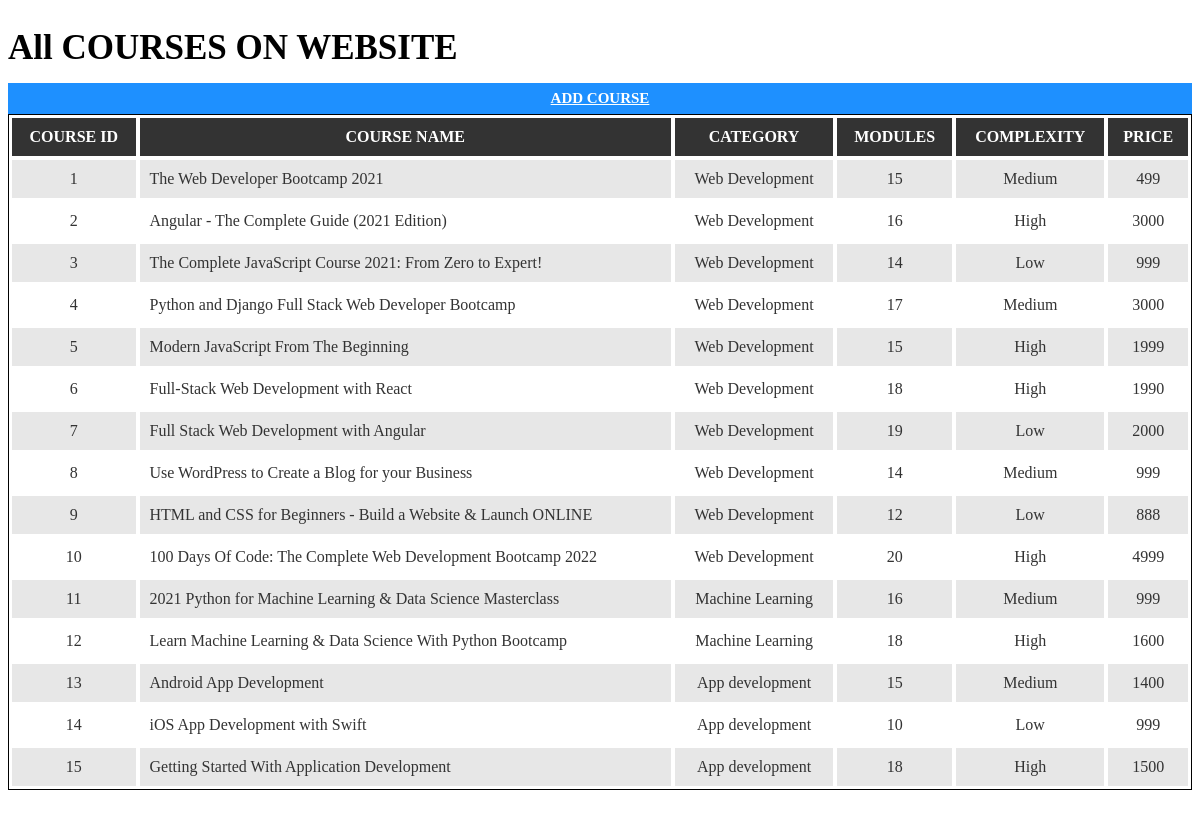
Page /admin/post.php on the committed database.
### tables this page shows
CREATE TABLE itcourses (
  Course_id int auto_increment ,
  Course_Name varchar(100) NOT NULL,
  Description varchar(2000) NOT NULL,
  Time int(11) NOT NULL,
  Duration int(11) NOT NULL,
  Modules int(11) NOT NULL,
  Price int(11) NOT NULL,
  Category int(5) NOT NULL,
  Complexity varchar(20) NOT NULL,
  course_img varchar(50) NOT NULL,
  Medium varchar(50) NOT NULL,
  Learning varchar(1500) NOT NULL,
  Requirement varchar(500) NOT NULL,
  ins_id int not null,
  primary key(`Course_id`)
);

CREATE TABLE `category` (
  `category_id` int(11) NOT NULL,
  `category_name` varchar(50) NOT NULL,
  `course` int(11) NOT NULL,
  primary key(`category_id`)
);

### admin/post.php (the view, shortened to what this page needs)
<!DOCTYPE html>
<html lang="en">
<head>
</head>
<div id="admin-content">
      <div class="container">
          <div class="row">
              <div class="col-md-10">
                  <h1 class="admin-heading">All COURSES ON WEBSITE</h1>
              </div>
              <div class="col-md-2">
                  <a class="add-new" href="add-post.php">add course</a>
              </div>
              <div class="col-md-12">
                <?php
                  include "config.php";
                  $sql = "SELECT * FROM itcourses
                  LEFT JOIN category ON itcourses.category = category.category_id
                  ORDER BY itcourses.Course_ID ";
                  $result = mysqli_query($conn, $sql) or die("Query Failed.");
                  if(mysqli_num_rows($result) > 0){
                ?>
                  <table class="content-table">
                      <thead>
                          <th>Course ID</th>
                          <th>Course Name</th>
                          <th>Category</th>
                          <th>Modules</th>
                          <th>Complexity</th>
                          <th>Price</th>
                      </thead>
                      <tbody>
                        <?php
                        while($row = mysqli_fetch_assoc($result)) {?>
                          <tr>
                              <td class='id'><?php echo $row['Course_id']; ?></td>
                              <td><?php echo $row['Course_Name']; ?></td>
                              <td><?php echo $row['category_name']; ?></td>
                              <td><?php echo $row['Modules']; ?></td>
                              <td><?php echo $row['Complexity']; ?></td>
                              <td><?php echo $row['Price']; ?></td>
                          </tr>
                          <?php
                        } ?>
                      </tbody>
                  </table>
                  <?php
                }else {
                  echo "<h3>No Results Found.</h3>";
                }
                  ?>
              </div>
          </div>
      </div>
  </div>

### admin/post.php (style rules this page uses)
#admin-content { padding: 20px 0; min-height: 750px; }
#admin-content .admin-heading { font-size: 35px; margin: 0 0 15px; }
#admin-content .add-new { color: #fff; background-color: #1E90FF; font-size: 15px; font-weight: 600; text-align: center; text-transform: uppercase; padding: 7px 10px; display: block; transition: all 0.3s; }
#admin-content .content-table { border: 1px solid #000; width: 100%; margin: 0 0 20px; }
#admin-content .content-table thead { color: #fff; background-color: #333; }
#admin-content .content-table th { padding: 10px; border: 1px solid #fff; font-weight: 600; text-align: center; text-transform: uppercase; }
#admin-content .content-table tbody { color: #333; }
#admin-content .content-table tbody tr { background-color: #e7e7e7; }
#admin-content .content-table tbody tr:nth-child(even) { background-color: transparent; }
#admin-content .content-table tbody td { padding: 10px; border: 1px solid #fff; text-align: center; }
#admin-content .content-table tbody td:nth-child(2) { text-align: left; }
.id, .edit, .delete { text-align:center; }

### rows in the picture
itcourses: Course_id "1", Course_Name "The Web Developer Bootcamp 2021", category.category_name "Web Development", Modules "15", Complexity "Medium", Price "499"
itcourses: Course_id "2", Course_Name "Angular - The Complete Guide (2021 Edition)", category.category_name "Web Development", Modules "16", Complexity "High", Price "3000"
itcourses: Course_id "3", Course_Name "The Complete JavaScript Course 2021: From Zero to Expert!", category.category_name "Web Development", Modules "14", Complexity "Low", Price "999"
itcourses: Course_id "4", Course_Name "Python and Django Full Stack Web Developer Bootcamp", category.category_name "Web Development", Modules "17", Complexity "Medium", Price "3000"
itcourses: Course_id "5", Course_Name "Modern JavaScript From The Beginning", category.category_name "Web Development", Modules "15", Complexity "High", Price "1999"
itcourses: Course_id "6", Course_Name "Full-Stack Web Development with React", category.category_name "Web Development", Modules "18", Complexity "High", Price "1990"
itcourses: Course_id "7", Course_Name "Full Stack Web Development with Angular", category.category_name "Web Development", Modules "19", Complexity "Low", Price "2000"
itcourses: Course_id "8", Course_Name "Use WordPress to Create a Blog for your Business", category.category_name "Web Development", Modules "14", Complexity "Medium", Price "999"
itcourses: Course_id "9", Course_Name "HTML and CSS for Beginners - Build a Website & Launch ONLINE", category.category_name "Web Development", Modules "12", Complexity "Low", Price "888"
itcourses: Course_id "10", Course_Name "100 Days Of Code: The Complete Web Development Bootcamp 2022", category.category_name "Web Development", Modules "20", Complexity "High", Price "4999"
itcourses: Course_id "11", Course_Name "2021 Python for Machine Learning & Data Science Masterclass", category.category_name "Machine Learning", Modules "16", Complexity "Medium", Price "999"
itcourses: Course_id "12", Course_Name "Learn Machine Learning & Data Science With Python Bootcamp", category.category_name "Machine Learning", Modules "18", Complexity "High", Price "1600"
itcourses: Course_id "13", Course_Name "Android App Development", category.category_name "App development", Modules "15", Complexity "Medium", Price "1400"
itcourses: Course_id "14", Course_Name "iOS App Development with Swift", category.category_name "App development", Modules "10", Complexity "Low", Price "999"
itcourses: Course_id "15", Course_Name "Getting Started With Application Development", category.category_name "App development", Modules "18", Complexity "High", Price "1500"
